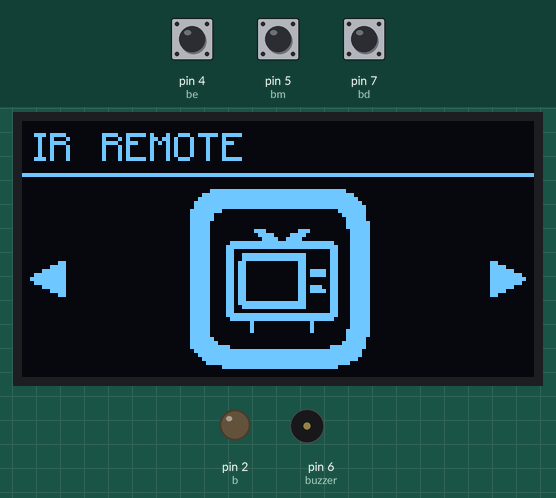
This sketch was run on a simulated Arduino Uno, built with avr-gcc and run on an emulated ATmega328P. Parts: 128×64 one-colour display, output pins drawn as LEDs (lit = HIGH), buzzer (waves = sounding). The inputs (shaded band) are chosen by the test bench; at power-on: pin 5 (bm) HIGH, pin 4 (be) HIGH, pin 7 (bd) HIGH. No radio packets arrive unless stated.

Above: at 1.3 s.
1.4 s: pin 5 (bm) pulled LOW for 0.75 s
At 3.4 s:
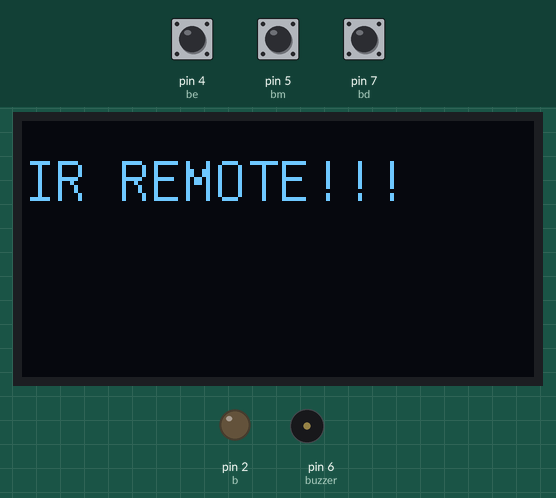
4.4 s: pin 4 (be) pulled LOW for 0.75 s
At 6.5 s:
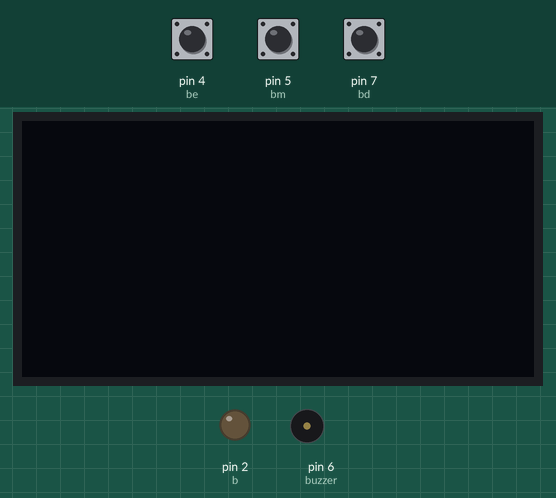
6.8 s: pin 7 (bd) pulled LOW for 3.2 s
At 11.0 s:
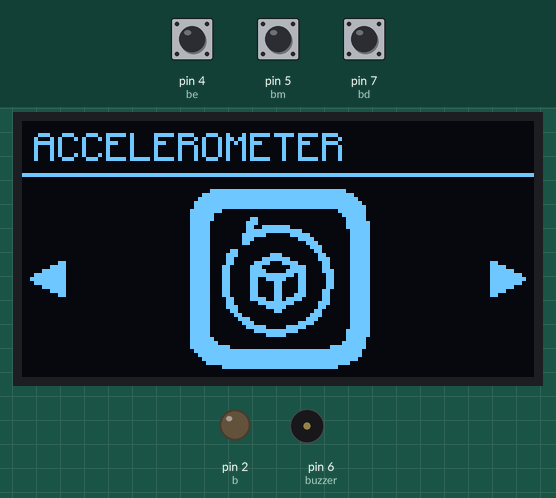
11.5 s: pin 7 (bd) pulled LOW for 0.75 s
At 13.5 s:
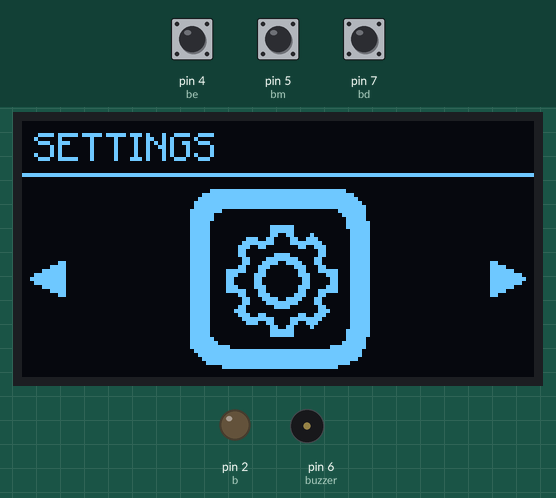
13.8 s: pin 5 (bm) pulled LOW for 1 s
At 16.3 s:
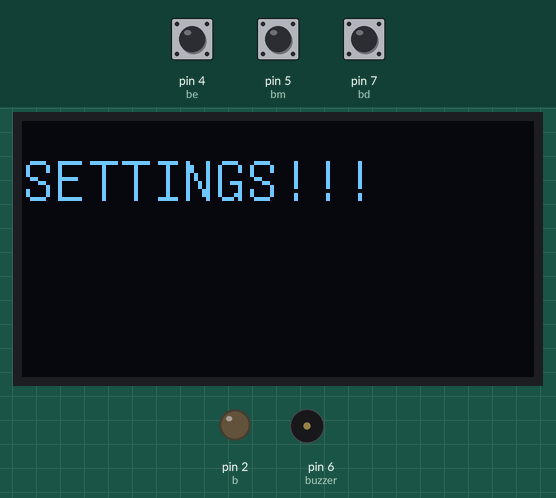
16.6 s: pin 4 (be) pulled LOW for 1 s
At 17.04 s:
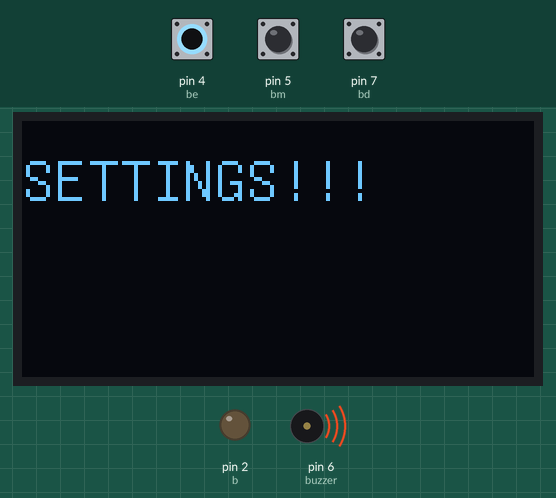
Timing chart, 0 to 19.6 s (numbered marks = the images above; inputs shaded):
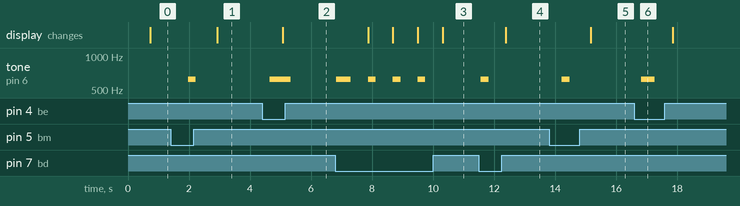

Measured:
- after the input at 1.4 s, tone on pin 6 (buzzer): silent → 622 Hz after 0.57 s, → silent 0.25 s later; the display: changes after 1.5 s (image 1)
- after the input at 4.4 s, tone on pin 6 (buzzer): silent → 622 Hz after 0.25 s, → silent 0.68 s later; the display: changes after 0.68 s (image 2)
- after the input at 6.8 s, tone on pin 6 (buzzer): silent → 622 Hz at once, then repeats every 0.82 s: silent 0.57 s, 622 Hz 0.25 s, until it stays silent from 9.7 s; the display: first changes after 1.1 s (image 3 shows a later state)
- after the input at 11.5 s, tone on pin 6 (buzzer): silent → 622 Hz after 0.07 s, → silent 0.25 s later; the display: changes after 0.88 s (image 4)
- after the input at 13.8 s, tone on pin 6 (buzzer): silent → 622 Hz after 0.42 s, → silent 0.25 s later; the display: changes after 1.4 s (image 5)
- after the input at 16.6 s, tone on pin 6 (buzzer): silent → 622 Hz after 0.22 s, → silent 0.45 s later

The sketch:

Tk_Ovr_v1.0.ino
```cpp
#include "OneButton.h"
#include <SPI.h>
#include <nRF24L01.h>
#include <RF24.h>
#include <IRremote.h>
#include "pitches.h"
#include "U8glib.h"
#include "telas.h"
//#include "fencingremote.h"
U8GLIB_SH1106_128X64 u8g(U8G_I2C_OPT_NO_ACK);

const int y = A0; //eixo X do joystick
int yValue;
const int x = A1; // eixo Y do joystick
int xValue;

#define r 0 // red, green e blue da LED RGB
int rValue; // valores pra intensidade de cada cor
#define g 1
int gValue;
#define b 2
int bValue;

#define irrx A2 // decoder IR
IRsend irsend; // LED IR (no pino 3 por default)

#define buzzer 6 // nome autoexplicativo

int melody[] = {
  NOTE_C4, NOTE_G3, NOTE_G3, NOTE_A3, NOTE_G3, 0, NOTE_B3, NOTE_C4
};
int noteDurations[] = {
  4, 8, 8, 4, 4, 4, 4, 4
};

RF24 radio(9, 10); // CE e CSN (pinos de comunicação com o NRF)
const byte addresses[][6] = {"00001", "00002"};// endereços do radio

#define be 4 //left button
boolean beState;
#define bm 5 //middle button
boolean bmState;
#define bd 7 //right button
boolean bdState;
//OneButton button(4, true); //botões com a biblioteca OneButton
//OneButton button(5, true);
//OneButton button(7, true);

int data = 10;

int frame = 0;
int ok = 0;

void setup() {
  delay(100);  // This delay is needed to let the display to initialize

  pinMode(be, INPUT_PULLUP);
  pinMode(bm, INPUT_PULLUP);
  pinMode(bd, INPUT_PULLUP);
  pinMode(buzzer, OUTPUT);
  pinMode(r, OUTPUT);
  pinMode(g, OUTPUT);
  pinMode(b, OUTPUT);


  radio.begin();
  radio.openWritingPipe(addresses[0]); // 00001
  radio.openReadingPipe(1, addresses[1]); // 00002
  radio.setPALevel(RF24_PA_MAX);

  Serial.begin(9600);
}

void loop() {
  // definindo a leitura dos botões
bdState = digitalRead(bd);
beState = digitalRead(be);
bmState = digitalRead(bm);


 if(ok == 0){
   if(bdState == LOW){
  frame ++;
  tone(buzzer, 622, 250);
  delay(200);
 }
 if(beState == LOW){
  frame --;
  tone(buzzer, 622, 250);
  delay(200);
 }


 if(bmState == LOW){
  ok++;
  tone(buzzer, 622, 250);
  delay(200);
 }
 u8g.firstPage();
  do{
   draw();
 } while(u8g.nextPage());
}


 if(ok ==1){
  u8g.firstPage();
  do{
   apps();
 } while(u8g.nextPage());
 }
 if(ok == 1 && beState == LOW){
  ok--;
  tone(buzzer, 622, 250);
  delay(200);
 }
}

void draw()
{
  if(frame==0)
   u8g.drawBitmapP( 0, 0, 16, 64, frame1);
  else if (frame == 1)
   u8g.drawBitmapP( 0, 0, 16, 64, frame2);
  else if(frame == 2)
   u8g.drawBitmapP( 0, 0, 16, 64, frame3);
   else if(frame == 3)
   u8g.drawBitmapP( 0, 0, 16, 64, frame4);
   else if(frame == 4)
   u8g.drawBitmapP( 0, 0, 16, 64, frame5);
}

void apps(){
  if(frame == 0){
    u8g.setFont(u8g_font_unifont);
    u8g.setPrintPos(0, 20);
    u8g.print("IR REMOTE!!!");
  }

  else if(frame == 1){
    u8g.setFont(u8g_font_unifont);
    u8g.setPrintPos(0, 20);
    u8g.print("RF REMOTE!!!");


    rf1();
  }

  else if(frame == 2){
    u8g.setFont(u8g_font_unifont);
    u8g.setPrintPos(0, 20);
    u8g.print("GAMES!!!");
  }

   else if(frame == 3){
    u8g.setFont(u8g_font_unifont);
    u8g.setPrintPos(0, 20);
    u8g.print("ACCELEROMETER!!!");
  }

   else if(frame == 4){
    u8g.setFont(u8g_font_unifont);
    u8g.setPrintPos(0, 20);
    u8g.print("SETTINGS!!!");
  }
}

void rf1(){
 xValue = analogRead(x);
 yValue = analogRead(y);

 beState = digitalRead(be);
 bmState = digitalRead(bm);
 bdState = digitalRead(bd);

 u8g.setFont(u8g_font_unifont);
    u8g.setPrintPos(0, 35);
    u8g.print("X:");

 u8g.setFont(u8g_font_unifont);
    u8g.setPrintPos(15, 35);
    u8g.print(xValue);

 u8g.setFont(u8g_font_unifont);
    u8g.setPrintPos(0, 55);
    u8g.print("Y:");

 u8g.setFont(u8g_font_unifont);
    u8g.setPrintPos(15, 55);
    u8g.print(yValue);

if(bdState == LOW){ //b direita
  data = 8;
  radio.write(&data, sizeof(data));
  }

  if(beState == LOW){ //b esquerda
  data = 9;
  radio.write(&data, sizeof(data));
  }

if(xValue > 700){ // direita
  data = 6;
  radio.write(&data, sizeof(data));
}
if(xValue < 200){ //esquerda
  data = 7;
  radio.write(&data, sizeof(data));
}

if(yValue > 700){ //p/ cima
  data = 4;
  radio.write(&data, sizeof(data));
}
if(yValue < 200){ //p/ baixo
  data = 5;
  radio.write(&data, sizeof(data));
}
}
```

pitches.h
```cpp
/*************************************************
 * Public Constants
 *************************************************/

#define NOTE_B0  31
#define NOTE_C1  33
#define NOTE_CS1 35
#define NOTE_D1  37
#define NOTE_DS1 39
#define NOTE_E1  41
#define NOTE_F1  44
#define NOTE_FS1 46
#define NOTE_G1  49
#define NOTE_GS1 52
#define NOTE_A1  55
#define NOTE_AS1 58
#define NOTE_B1  62
#define NOTE_C2  65
#define NOTE_CS2 69
#define NOTE_D2  73
#define NOTE_DS2 78
#define NOTE_E2  82
#define NOTE_F2  87
#define NOTE_FS2 93
#define NOTE_G2  98
#define NOTE_GS2 104
#define NOTE_A2  110
#define NOTE_AS2 117
#define NOTE_B2  123
#define NOTE_C3  131
#define NOTE_CS3 139
#define NOTE_D3  147
#define NOTE_DS3 156
#define NOTE_E3  165
#define NOTE_F3  175
#define NOTE_FS3 185
#define NOTE_G3  196
#define NOTE_GS3 208
#define NOTE_A3  220
#define NOTE_AS3 233
#define NOTE_B3  247
#define NOTE_C4  262
#define NOTE_CS4 277
#define NOTE_D4  294
#define NOTE_DS4 311
#define NOTE_E4  330
#define NOTE_F4  349
#define NOTE_FS4 370
#define NOTE_G4  392
#define NOTE_GS4 415
#define NOTE_A4  440
#define NOTE_AS4 466
#define NOTE_B4  494
#define NOTE_C5  523
#define NOTE_CS5 554
#define NOTE_D5  587
#define NOTE_DS5 622
#define NOTE_E5  659
#define NOTE_F5  698
#define NOTE_FS5 740
#define NOTE_G5  784
#define NOTE_GS5 831
#define NOTE_A5  880
#define NOTE_AS5 932
#define NOTE_B5  988
#define NOTE_C6  1047
#define NOTE_CS6 1109
#define NOTE_D6  1175
#define NOTE_DS6 1245
#define NOTE_E6  1319
#define NOTE_F6  1397
#define NOTE_FS6 1480
#define NOTE_G6  1568
#define NOTE_GS6 1661
#define NOTE_A6  1760
#define NOTE_AS6 1865
#define NOTE_B6  1976
#define NOTE_C7  2093
#define NOTE_CS7 2217
#define NOTE_D7  2349
#define NOTE_DS7 2489
#define NOTE_E7  2637
#define NOTE_F7  2794
#define NOTE_FS7 2960
#define NOTE_G7  3136
#define NOTE_GS7 3322
#define NOTE_A7  3520
#define NOTE_AS7 3729
#define NOTE_B7  3951
#define NOTE_C8  4186
#define NOTE_CS8 4435
#define NOTE_D8  4699
#define NOTE_DS8 4978
```

Source omitted: telas.h (data table, 30921 bytes)
